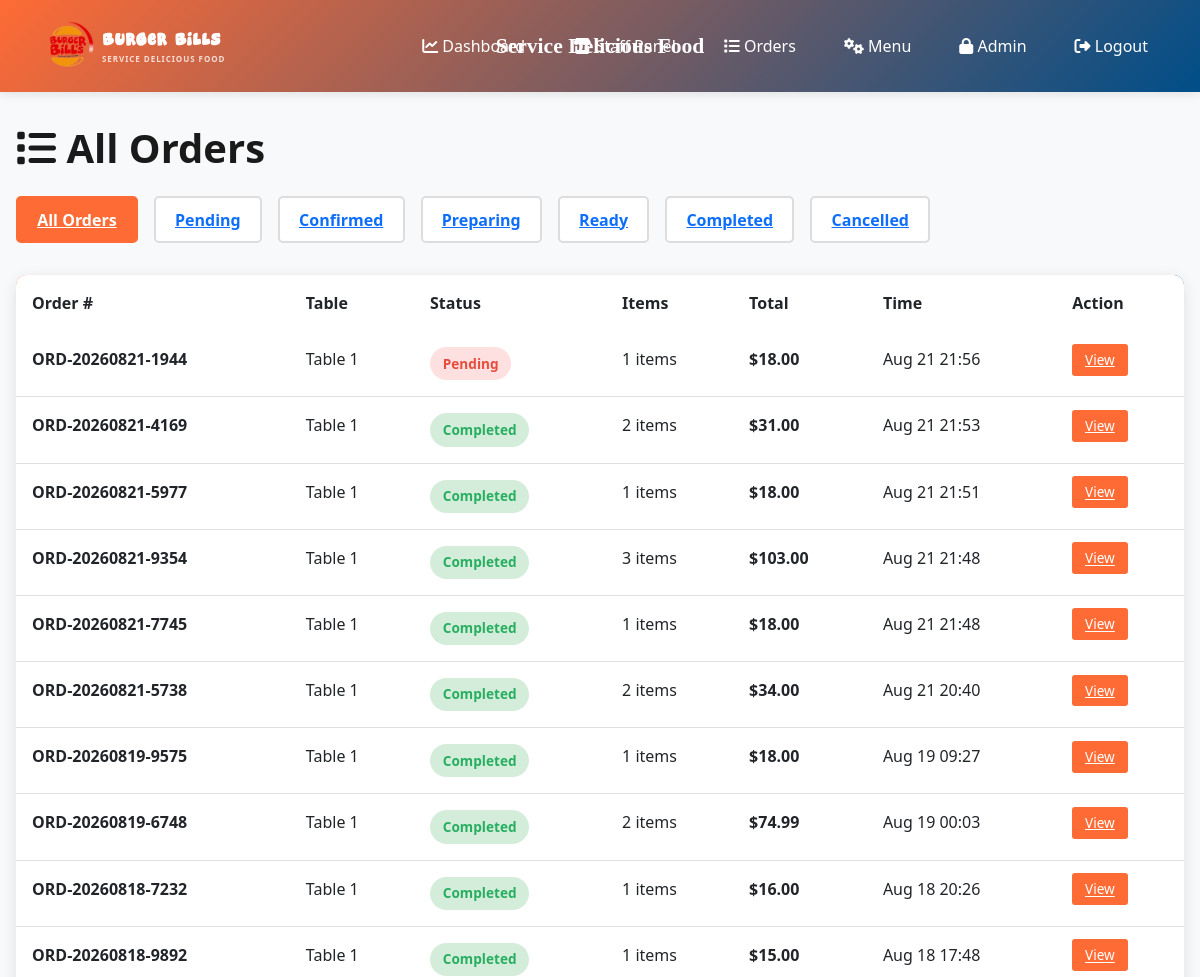
The app's page /orders/ (signed in, upper part), older data.
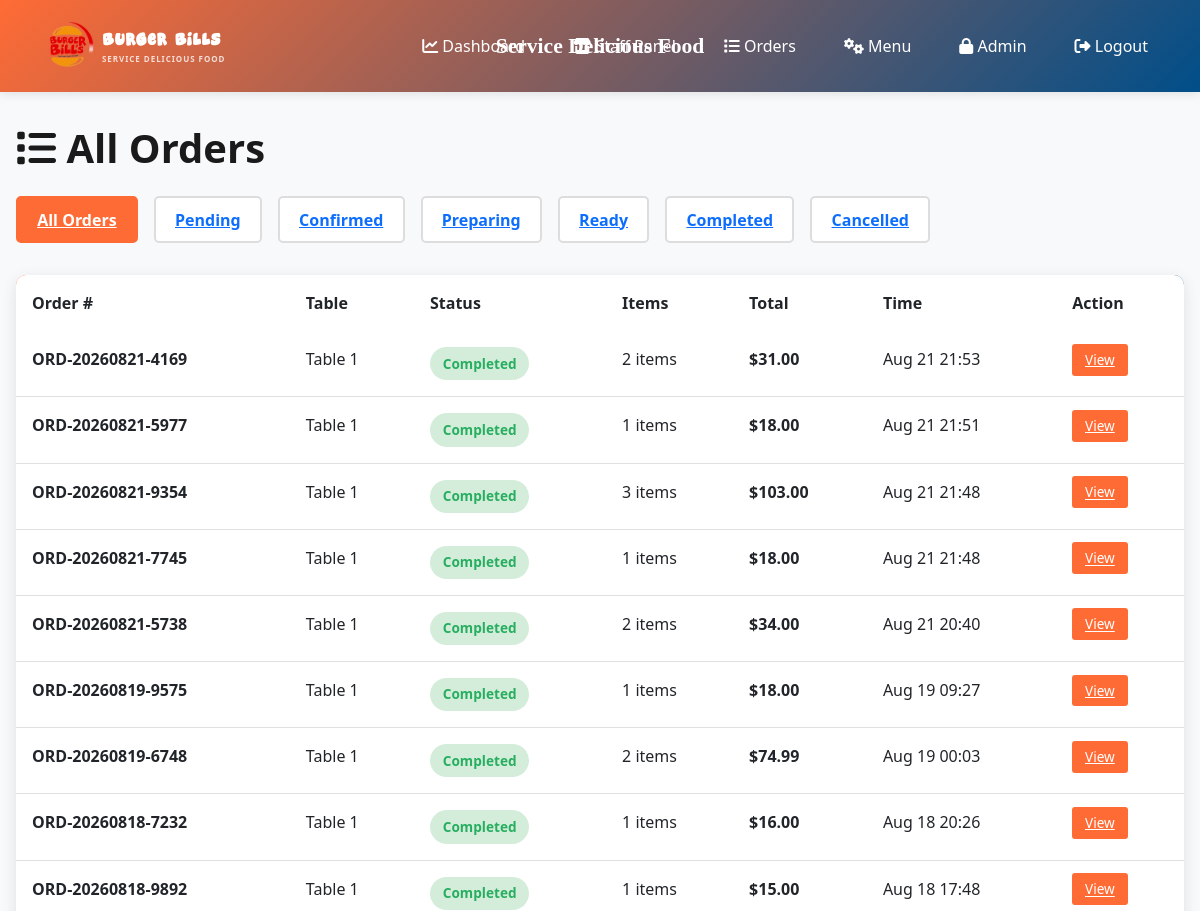
The same page, newer data.
### menu/models.py (models this page shows, shortened)
class Order(models.Model):
    ORDER_STATUS_CHOICES = [
        ('pending', 'Pending'),
        ('confirmed', 'Confirmed'),
        ('preparing', 'Preparing'),
        ('ready', 'Ready'),
        ('completed', 'Completed'),
        ('cancelled', 'Cancelled'),
    ]
    ORDER_TYPE_CHOICES = [
        ('dine_in', 'Dine In'),
        ('pickup', 'Pickup'),
    ]
    table = models.ForeignKey(Table, on_delete=models.CASCADE, related_name='orders', null=True, blank=True)
    order_number = models.CharField(max_length=20, unique=True)
    status = models.CharField(max_length=20, choices=ORDER_STATUS_CHOICES, default='pending')
    order_type = models.CharField(max_length=20, choices=ORDER_TYPE_CHOICES, default='dine_in')
    customer_name = models.CharField(max_length=200, blank=True)
    customer_phone = models.CharField(max_length=20, blank=True)
    customer_email = models.EmailField(blank=True)
    total_amount = models.DecimalField(max_digits=10, decimal_places=2, default=0)
    special_instructions = models.TextField(blank=True)
    estimated_time = models.IntegerField(default=20, help_text="Estimated time in minutes")
    is_called = models.BooleanField(default=False, help_text="Customer has been called to pick up")
    called_at = models.DateTimeField(blank=True, null=True)
    cart_expires_at = models.DateTimeField(blank=True, null=True, help_text="Cart auto-expires after 5 minutes of inactivity")
    created_at = models.DateTimeField(auto_now_add=True)
    updated_at = models.DateTimeField(auto_now=True)
    completed_at = models.DateTimeField(blank=True, null=True)
    class Meta:
        ordering = ['-created_at']

class Table(models.Model):
    number = models.IntegerField(unique=True)
    capacity = models.IntegerField(default=4)
    qr_code = models.ImageField(upload_to='qr_codes/', blank=True, null=True)
    qr_access_token = models.UUIDField(default=uuid.uuid4, editable=False)
    is_active = models.BooleanField(default=True)
    created_at = models.DateTimeField(auto_now_add=True)
    class Meta:
        ordering = ['number']

### menu/views.py (the view)
# urls.py: path('orders/', views.all_orders, name='all_orders'),
@login_required
def all_orders(request):
    if not request.user.is_staff:
        return redirect('index')
    status_filter = request.GET.get('status', '')
    if status_filter:
        orders = Order.objects.filter(status=status_filter).order_by('-created_at')
    else:
        orders = Order.objects.all().order_by('-created_at')
    context = {
        'orders': orders,
        'status_choices': Order.ORDER_STATUS_CHOICES,
        'selected_status': status_filter,
    }
    return render(request, 'menu/all_orders.html', context)

### templates/menu/all_orders.html (shortened to what this page needs)
{% extends 'menu/base.html' %}
{% block content %}
<h1><i class="fas fa-list"></i> All Orders</h1>
<div class="filter-section">
    <a href="{% url 'all_orders' %}" class="filter-btn {% if not selected_status %}active{% endif %}">
        All Orders
    </a>
    {% for status, label in status_choices %}
        <a href="?status={{ status }}" class="filter-btn {% if selected_status == status %}active{% endif %}">
            {{ label }}
        </a>
    {% endfor %}
</div>
{% if orders %}
    <div class="orders-table">
        <table class="table">
            <thead>
                <tr>
                    <th>Order #</th>
                    <th>Table</th>
                    <th>Status</th>
                    <th>Items</th>
                    <th>Total</th>
                    <th>Time</th>
                    <th>Action</th>
                </tr>
            </thead>
            <tbody>
                {% for order in orders %}
                    <tr>
                        <td class="order-number">{{ order.order_number }}</td>
                        <td>Table {{ order.table.number }}</td>
                        <td>
                            <span class="status-badge status-{{ order.status }}">
                                {% if order.status == 'pending' %}Pending
                                {% elif order.status == 'confirmed' %}Confirmed
                                {% elif order.status == 'preparing' %}Preparing
                                {% elif order.status == 'ready' %}Ready
                                {% elif order.status == 'completed' %}Completed
                                {% else %}{{ order.status|title }}{% endif %}
                            </span>
                        </td>
                        <td>{{ order.items.count }} items</td>
                        <td class="price">${{ order.total_amount }}</td>
                        <td>{{ order.created_at|date:"M d H:i" }}</td>
                        <td>
                            <a class="btn-sm btn-edit" href="{% url 'staff_order_receipt' order.id %}">
                                View
                            </a>
                        </td>
                    </tr>
                {% endfor %}
            </tbody>
        </table>
    </div>
{% else %}
    <div class="empty-state">
        <i class="fas fa-inbox"></i>
        <p>No orders found</p>
    </div>
{% endif %}
{% endblock %}

Row changes from the older to the newer data that the page shows:
removed Order: order_number "ORD-20260821-1944", table.number "1", status "Pending", items.count "1", total_amount "18.00", created_at "Aug 21 21:56"
